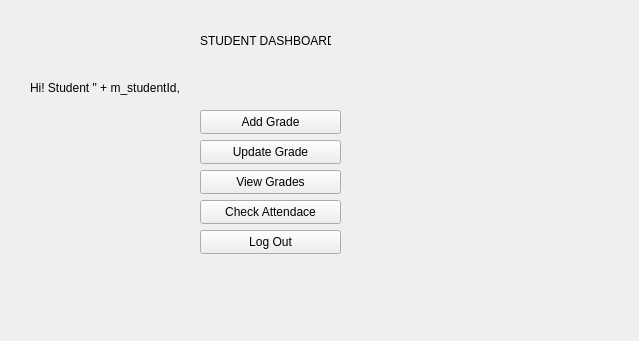
<?xml version="1.0" encoding="UTF-8"?>
<ui version="4.0">
 <class>studentdashboard</class>
 <widget class="QWidget" name="studentdashboard">
  <property name="geometry">
   <rect>
    <x>0</x>
    <y>0</y>
    <width>639</width>
    <height>341</height>
   </rect>
  </property>
  <property name="windowTitle">
   <string>Form</string>
  </property>
  <widget class="QPushButton" name="addGradeButton">
   <property name="geometry">
    <rect>
     <x>200</x>
     <y>110</y>
     <width>141</width>
     <height>24</height>
    </rect>
   </property>
   <property name="text">
    <string>Add Grade</string>
   </property>
  </widget>
  <widget class="QPushButton" name="updateGradeButton">
   <property name="geometry">
    <rect>
     <x>200</x>
     <y>140</y>
     <width>141</width>
     <height>24</height>
    </rect>
   </property>
   <property name="text">
    <string>Update Grade</string>
   </property>
  </widget>
  <widget class="QPushButton" name="viewGradesButton">
   <property name="geometry">
    <rect>
     <x>200</x>
     <y>170</y>
     <width>141</width>
     <height>24</height>
    </rect>
   </property>
   <property name="text">
    <string>View Grades</string>
   </property>
  </widget>
  <widget class="QPushButton" name="checkAttendanceButton">
   <property name="geometry">
    <rect>
     <x>200</x>
     <y>200</y>
     <width>141</width>
     <height>24</height>
    </rect>
   </property>
   <property name="text">
    <string>Check Attendace</string>
   </property>
  </widget>
  <widget class="QPushButton" name="pushButton_5">
   <property name="geometry">
    <rect>
     <x>200</x>
     <y>230</y>
     <width>141</width>
     <height>24</height>
    </rect>
   </property>
   <property name="text">
    <string>Log Out</string>
   </property>
  </widget>
  <widget class="QLabel" name="dashboardTitle">
   <property name="geometry">
    <rect>
     <x>200</x>
     <y>20</y>
     <width>131</width>
     <height>41</height>
    </rect>
   </property>
   <property name="text">
    <string>STUDENT DASHBOARD</string>
   </property>
  </widget>
  <widget class="QLabel" name="greetingLabel">
   <property name="geometry">
    <rect>
     <x>30</x>
     <y>80</y>
     <width>181</width>
     <height>16</height>
    </rect>
   </property>
   <property name="text">
    <string>Hi! Student &quot; + m_studentId,</string>
   </property>
  </widget>
 </widget>
 <resources/>
 <connections/>
</ui>
